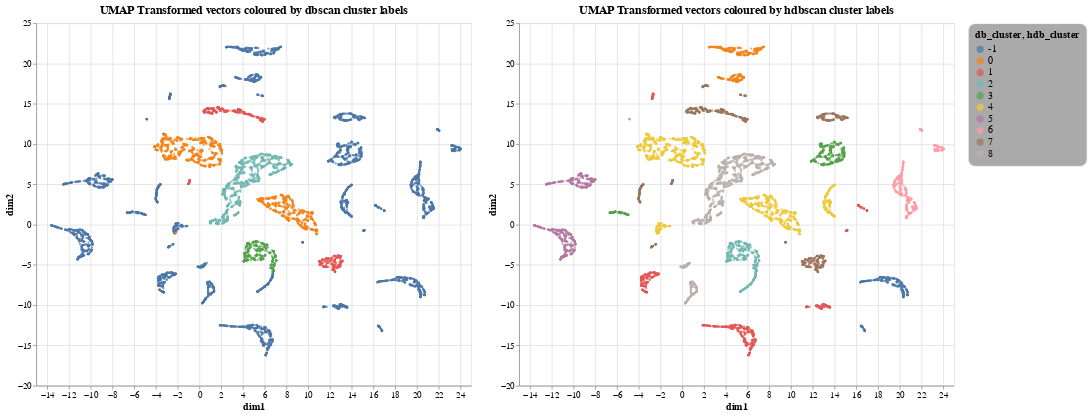

Here is the notebook cell this chart was saved with:
### Code cell
alt.hconcat(db_cluster_plot,hdb_cluster_plot).configure_title(
    fontSize=16,
    anchor="middle",
).configure_legend(
    strokeColor="white",
    fillColor="#AAAAAA",
    padding=10,
    cornerRadius=10,
    labelFontSize=14,
    titleFontSize=14,
).configure_axis(
    titleFontSize=14, labelFontSize=12
)

### Figure 1 — Vega-Lite specification as saved in the notebook (floating-point values rounded to 4 significant figures; data arrays with more than 128 entries replaced by an {"elided": "..."} marker saying what was removed)
{"$schema": "https://vega.github.io/schema/vega-lite/v5.17.0.json", "config": {"axis": {"labelFontSize": 12, "titleFontSize": 14}, "legend": {"cornerRadius": 10, "fillColor": "#AAAAAA", "labelFontSize": 14, "padding": 10, "strokeColor": "white", "titleFontSize": 14}, "title": {"anchor": "middle", "fontSize": 16}, "view": {"continuousHeight": 300, "continuousWidth": 300}}, "data": {"name": "data-f4b87329d92ecf9a341f69ccddbf499d"}, "datasets": {"data-f4b87329d92ecf9a341f69ccddbf499d": {"elided": "8000 records"}}, "hconcat": [{"encoding": {"color": {"field": "db_cluster", "type": "nominal"}, "x": {"field": "dim1", "type": "quantitative"}, "y": {"field": "dim2", "type": "quantitative"}}, "height": 500, "mark": {"size": 10, "type": "circle"}, "title": "UMAP Transformed vectors coloured by dbscan cluster labels", "width": 600}, {"encoding": {"color": {"field": "hdb_cluster", "type": "nominal"}, "x": {"field": "dim1", "type": "quantitative"}, "y": {"field": "dim2", "type": "quantitative"}}, "height": 500, "mark": {"size": 10, "type": "circle"}, "title": "UMAP Transformed vectors coloured by hdbscan cluster labels", "width": 600}]}
